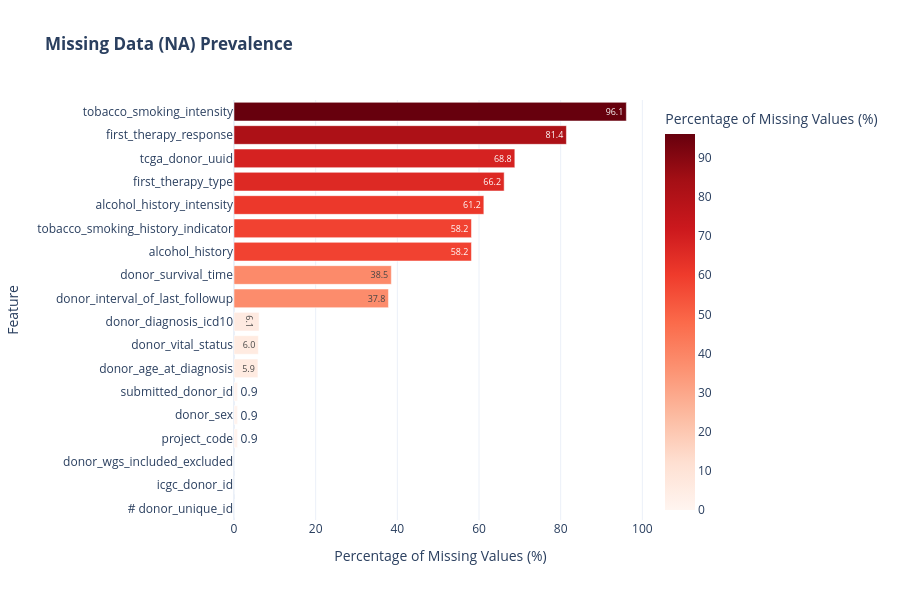

Source (notebook cell):
### Markdown cell above
Notice that now except for the sex and vital status features, the NA category nan from numpy is the most common category across the information on the patients. This is going to complicate analysis using this clinical phenotypical data.

### Code cell
# Calculate the percentage of missing values for each column
na_counts = clinical_df.isna().sum() / len(clinical_df) * 100
na_df = na_counts.reset_index()
na_df.columns = ['Column', 'Missing_Percentage']
na_df = na_df.sort_values(by='Missing_Percentage', ascending=True)

# Create a horizontal bar chart
fig = px.bar(
    na_df,
    x='Missing_Percentage',
    y='Column',
    orientation='h',
    title="<b>Missing Data (NA) Prevalence</b>",
    labels={'Missing_Percentage': 'Percentage of Missing Values (%)', 'Column': 'Feature'},
    text_auto='.1f',  # Show values on bars
    template='plotly_white',
    color='Missing_Percentage',
    color_continuous_scale='Reds' # Red highlights the "danger" of missing data
)

fig.update_layout(height=600)
fig.show()

### Figure 1 — Plotly figure (JSON) as saved in the notebook; plotly's stock layout.template omitted (floating-point values rounded to 4 significant figures)
{"data": [{"hovertemplate": "Percentage of Missing Values (%)=%{marker.color}<br>Feature=%{y}<extra></extra>", "legendgroup": "", "marker": {"color": [0.0, 0.0, 0.0, 0.8821, 0.8821, 0.8821, 5.857, 5.963, 6.14, 37.83, 38.53, 58.15, 58.15, 61.19, 66.16, 68.77, 81.4, 96.08], "coloraxis": "coloraxis", "pattern": {"shape": ""}}, "name": "", "orientation": "h", "showlegend": false, "textposition": "auto", "texttemplate": "%{x:.1f}", "type": "bar", "x": [0.0, 0.0, 0.0, 0.8821, 0.8821, 0.8821, 5.857, 5.963, 6.14, 37.83, 38.53, 58.15, 58.15, 61.19, 66.16, 68.77, 81.4, 96.08], "xaxis": "x", "y": ["# donor_unique_id", "icgc_donor_id", "donor_wgs_included_excluded", "project_code", "donor_sex", "submitted_donor_id", "donor_age_at_diagnosis", "donor_vital_status", "donor_diagnosis_icd10", "donor_interval_of_last_followup", "donor_survival_time", "alcohol_history", "tobacco_smoking_history_indicator", "alcohol_history_intensity", "first_therapy_type", "tcga_donor_uuid", "first_therapy_response", "tobacco_smoking_intensity"], "yaxis": "y"}], "layout": {"barmode": "relative", "coloraxis": {"colorbar": {"title": {"text": "Percentage of Missing Values (%)"}}, "colorscale": [[0, "rgb(255,245,240)"], [0.125, "rgb(254,224,210)"], [0.25, "rgb(252,187,161)"], [0.375, "rgb(252,146,114)"], [0.5, "rgb(251,106,74)"], [0.625, "rgb(239,59,44)"], [0.75, "rgb(203,24,29)"], [0.875, "rgb(165,15,21)"], [1, "rgb(103,0,13)"]]}, "height": 600, "legend": {"tracegroupgap": 0}, "title": {"text": "<b>Missing Data (NA) Prevalence</b>"}, "xaxis": {"anchor": "y", "domain": [0, 1], "title": {"text": "Percentage of Missing Values (%)"}}, "yaxis": {"anchor": "x", "domain": [0, 1], "title": {"text": "Feature"}}}}
